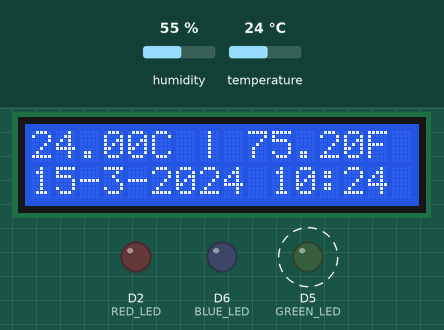
This program was run on a simulated ESP8266 (NodeMCU). Shown: 16×2 character LCD, output pins drawn as LEDs (lit = HIGH). Dashed ring = blinking. Inputs (shaded band) come from the test bench; at power-on: temperature 24 °C, humidity 55 %. WiFi joins after 1.5 s; servers stay silent unless stated; the local clock reads 2024-03-15 10:24:30 at power-on unless the program sets it; what the program prints to the serial monitor is not drawn.

Above: at 4.02 s.
4.4 s: temperature set to 28 °C
At 8.6 s:
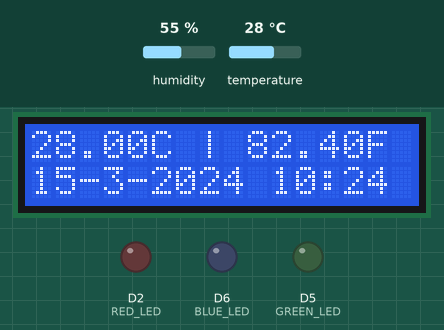
8.9 s: temperature set to 31 °C
At 11.9 s:
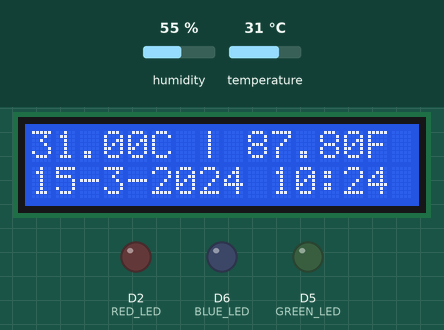
14.9 s: temperature set to 34 °C
At 18.5 s:
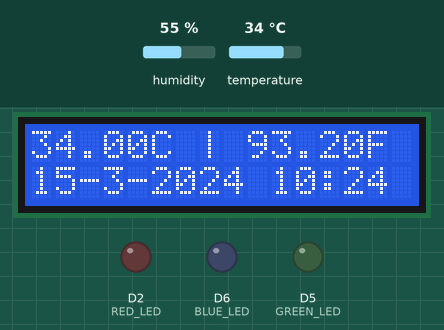
Timing chart, 0 to 27.5 s (numbered marks = the images above; inputs shaded):
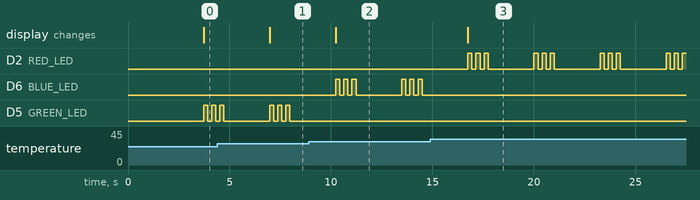

Measured:
- after the input at 4.4 s, the display: changes after 2.6 s (image 1)
- after the input at 8.9 s, D6 (BLUE_LED): LOW → HIGH after 1.3 s, → LOW 0.20 s later, → HIGH 0.20 s later, → LOW 0.20 s later, … (12 changes in this stretch); D5 (GREEN_LED): stops changing and stays LOW; the display: changes after 1.3 s (image 2)
- after the input at 14.9 s, D2 (RED_LED): LOW → HIGH after 1.9 s, then repeats every 3.3 s: 2 × (LOW 0.20 s, HIGH 0.20 s), LOW 2.3 s, HIGH 0.20 s; D6 (BLUE_LED): stops changing and stays LOW; the display: changes after 1.9 s (image 3)

The program:

main.cpp
```cpp
#include <Arduino.h>
#include <Wire.h>
#include <Time.h>
#include <LiquidCrystal_I2C.h>

#include <DHT.h>
#include <ESP8266WiFi.h>
#include <WiFiClientSecure.h>

char ssid[] = "synxhronous";
char pass[] = "kjkszpj29";

#define RED_LED D2   //led warna merah
#define GREEN_LED D5 //led warna hijau
#define BLUE_LED D6  //led warna biru

#define DHTTYPE DHT11

int timezone = 7 * 3600; // timezone
int dst = 0;             // date swing

DHT dht(D7, DHTTYPE);
WiFiClientSecure client;
LiquidCrystal_I2C lcd(0x27, 16, 2);

void setup()
{
  Serial.begin(115200);
  pinMode(RED_LED, OUTPUT); //atur pin-pin digital sebagai output
  pinMode(GREEN_LED, OUTPUT);
  pinMode(BLUE_LED, OUTPUT);
  Wire.begin(2, 0); // GPIO 2, 0
  lcd.init();       // initialize the lcd
  lcd.backlight();

  lcd.home();

  // Wifi stuff
  client.setInsecure();
  WiFi.mode(WIFI_STA);
  WiFi.disconnect();
  delay(100);

  Serial.print("Connecting Wifi: ");
  Serial.println(ssid);
  WiFi.begin(ssid, pass);

  while (WiFi.status() != WL_CONNECTED)
  {
    Serial.print(".");
    delay(500);
  }

  Serial.println("");
  Serial.println("WiFi connected");
  Serial.print("IP address: ");
  Serial.println(WiFi.localIP());

  configTime(timezone, dst, "pool.ntp.org", "time.nist.gov");

  Serial.println("Waiting for NTP");

  while (!time(nullptr))
  {
    Serial.print("*");
    delay(1000);
  }

  Serial.println("Time Response Ok");
}

void loop()
{
  delay(2000);
  time_t now = time(nullptr);
  struct tm *p_tm = localtime(&now);

  float c = dht.readTemperature();     // Read temp celcius
  float f = dht.readTemperature(true); // Read temp farenheit
  lcd.home();
  if (isnan(c) || isnan(f))
  {
    // set baris 1 start dari kolom 1
    lcd.setCursor(0, 0);
    lcd.print("Failed Read Temperature!");
    // set baris 2 start dari kolom 2
    lcd.setCursor(0, 1);
    // get data dari NTP
    lcd.print(String(p_tm->tm_mday) + String("-") + String(p_tm->tm_mon + 1) + String("-") + String(p_tm->tm_year + 1900) + String(" ") + String(p_tm->tm_hour) + String(":") + String(p_tm->tm_min));
    return;
  }
  else
  {
    lcd.setCursor(0, 0);
    // get data suhu
    lcd.print(String(c) + String("C | ") + String(f) + String("F "));
    lcd.setCursor(0, 1);
    // get data dari NTP
    lcd.print(String(p_tm->tm_mday) + String("-") + String(p_tm->tm_mon + 1) + String("-") + String(p_tm->tm_year + 1900) + String(" ") + String(p_tm->tm_hour) + String(":") + String(p_tm->tm_min));
    if (c >= 30.00 && c <= 32.00)
    {
      for (int i = 0; i < 3; i++)
      {
        digitalWrite(RED_LED, LOW);
        digitalWrite(GREEN_LED, LOW);
        digitalWrite(BLUE_LED, HIGH);
        delay(200);
        digitalWrite(RED_LED, LOW);
        digitalWrite(GREEN_LED, LOW);
        digitalWrite(BLUE_LED, LOW);
        delay(200);
      }
    }
    else if (c > 31.00)
    {
      for (int i = 0; i < 3; i++)
      {
        digitalWrite(RED_LED, HIGH);
        digitalWrite(GREEN_LED, LOW);
        digitalWrite(BLUE_LED, LOW);
        delay(200);
        digitalWrite(RED_LED, LOW);
        digitalWrite(GREEN_LED, LOW);
        digitalWrite(BLUE_LED, LOW);
        delay(200);
      }
    }
    else if (c < 30.00)
    {
      for (int i = 0; i < 3; i++)
      {
        digitalWrite(RED_LED, LOW);
        digitalWrite(GREEN_LED, HIGH);
        digitalWrite(BLUE_LED, LOW);
        delay(200);
        digitalWrite(RED_LED, LOW);
        digitalWrite(GREEN_LED, LOW);
        digitalWrite(BLUE_LED, LOW);
        delay(200);
      }
    }
  }
}
```
